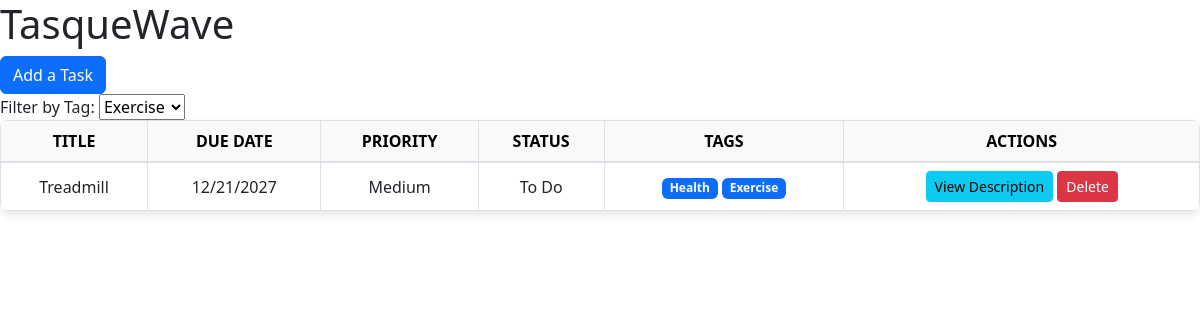
Page /filter/Exercise on the committed database.
### models.py (models this page shows)
class Task(db.Model):
    __tablename__ = 'tasks'
    id = db.Column(db.Integer, primary_key=True)
    title = db.Column(db.String(100), nullable=False)
    description = db.Column(db.Text, nullable=True)
    due_date = db.Column(db.Date, nullable=False)
    priority = db.Column(db.String(10), nullable=False, default='Medium')
    status = db.Column(db.String(20), nullable=False, default='To Do')
    tags = db.relationship('Tag', secondary=task_tags, backref=db.backref('tasks', lazy='dynamic'))

class Tag(db.Model):
    __tablename__ = 'tags'
    id = db.Column(db.Integer, primary_key=True)
    name = db.Column(db.String(50), unique=True, nullable=False)

### app.py (the view)
@app.route('/filter/<string:tag_name>')
def filter_by_tag(tag_name):
    tag = Tag.query.filter_by(name=tag_name).first()
    tasks = tag.tasks.order_by(Task.priority.asc(), Task.due_date.asc()).all() if tag else []
    tags = Tag.query.all()
    form = TaskForm()  # Create an instance of the TaskForm
    return render_template('index.html', tasks=tasks, tags=tags, filter_tag=tag_name, form=form)

### forms.py
class TaskForm(FlaskForm):
    title = StringField('Title', validators=[DataRequired()])
    description = TextAreaField('Description')
    due_date = DateField('Due Date', format='%Y-%m-%d', validators=[DataRequired()])
    priority = SelectField('Priority', choices=[('Low', 'Low'), ('Medium', 'Medium'), ('High', 'High')], validators=[DataRequired()])
    tags = StringField('Tags (comma separated, case-sensitive [Exercise,Health])')
    submit = SubmitField('Add Task')

### templates/index.html (shortened to what this page needs)
<!DOCTYPE html>
<html lang="en">
<head>
    <link rel="stylesheet" href="{{ url_for('static', filename='styles.css') }}">
    <link href="https://cdn.jsdelivr.net/npm/bootstrap@5.3.0-alpha3/dist/css/bootstrap.min.css" rel="stylesheet">
</head>
<body>
    <h1>TasqueWave</h1>
    <button type="button" class="btn btn-primary" data-bs-toggle="modal" data-bs-target="#addTaskModal">
        Add a Task
    </button>
    <div>
        <label for="tagFilter">Filter by Tag:</label>
        <select id="tagFilter" onchange="filterByTag()">
            {% for tag in tags %}
            <option value="{{ tag.name }}" {% if filter_tag == tag.name %}selected{% endif %}>
                {{ tag.name }}
            </option>
            {% endfor %}
        </select>
    </div>
    <table class="table table-bordered table-hover">
        <thead class="table-light">
            <tr>
                <th>Title</th>
                <th>Due Date</th>
                <th>Priority</th>
                <th>Status</th>
                <th>Tags</th>
                <th>Actions</th>
            </tr>
        </thead>
        <tbody>
            {% for task in tasks %}
            <tr>
                <td>{{ task.title }}</td>
                <td>{{ task.due_date.strftime('%m/%d/%Y') }}</td>
                <td>{{ task.priority }}</td>
                <td>{{ task.status }}</td>
                <td>
                    {% for tag in task.tags %}
                        <span class="badge bg-primary">{{ tag.name }}</span>
                    {% endfor %}
                </td>
                <td>
                    <button type="button" class="btn btn-info btn-sm" data-bs-toggle="modal" data-bs-target="#viewDescriptionModal" onclick="setDescription('{{ task.title }}', '{{ task.description }}')">
                        View Description
                    </button>
                    <form action="{{ url_for('delete_task', task_id=task.id) }}" method="POST" style="display: inline;">
                        <button type="submit" class="btn btn-danger btn-sm" onclick="return confirm('Are you sure you want to delete this task?')">Delete</button>
                    </form>
                </td>
            </tr>
            {% endfor %}
        </tbody>
    </table>
</body>
</html>

### static/styles.css (style rules this page uses)
.table td, .table th { padding: 15px; text-align: center; vertical-align: middle; }
.table { box-shadow: 0 4px 8px rgba(0, 0, 0, 0.1); border-radius: 8px; overflow: hidden; }
.table thead th { background-color: #f8f9fa; font-weight: bold; text-transform: uppercase; border-bottom: 2px solid #dee2e6; }
.badge { font-size: 0.9rem; padding: 5px 10px; border-radius: 12px; }

### rows in the picture
Task: title "Treadmill", due_date "12/21/2027", priority "Medium", status "To Do"
Tag: name "Health"
Tag: name "Exercise"

### other values in the picture
form field value "Exercise"
